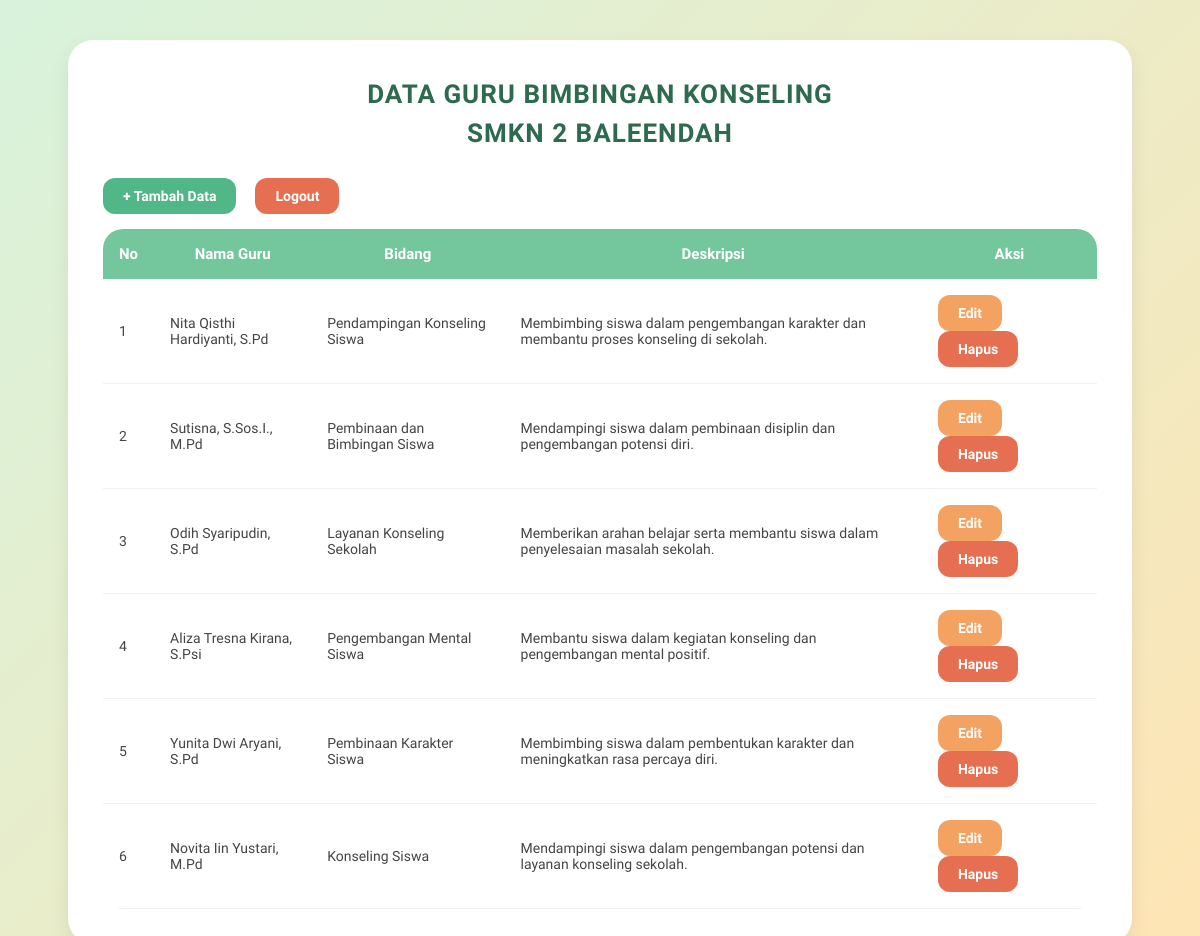
Page /index.php (signed in) on the committed database.
### tables this page shows
CREATE TABLE `guru_bk` (
  `id` int(11) NOT NULL,
  `nama` varchar(255) DEFAULT NULL,
  `bidang` varchar(255) DEFAULT NULL,
  `deskripsi` text DEFAULT NULL
);

### index.php (the view, shortened to what this page needs)
<?php
include 'koneksi.php';
$data = mysqli_query($koneksi, "SELECT * FROM guru_bk");
?>
<!DOCTYPE html>
<html>
<head>
    <link rel="stylesheet" href="style.css">
</head>
<body>
<div class="container">
    <div class="card">
        <h1 class="judul">
    DATA GURU BIMBINGAN KONSELING <br>
    SMKN 2 BALEENDAH
</h1>
        <a href="tambah.php" class="btn btn-tambah">
            + Tambah Data
        </a>
        <a href="logout.php" class="btn btn-hapus">
            Logout
        </a>
        <table class="table">
            <tr>
                <th>No</th>
                <th>Nama Guru</th>
                <th>Bidang</th>
                <th>Deskripsi</th>
                <th>Aksi</th>
            </tr>
            <?php
            $no = 1;
            while($d = mysqli_fetch_array($data)){
            ?>
            <tr>
                <td><?php echo $no++; ?></td>
                <td><?php echo $d['nama']; ?></td>
                <td><?php echo $d['bidang']; ?></td>
                <td><?php echo $d['deskripsi']; ?></td>
                <td>
                    <a href="edit.php?id=<?php echo $d['id']; ?>" class="btn btn-edit">
                        Edit
                    </a>
                    <a href="hapus.php?id=<?php echo $d['id']; ?>" class="btn btn-hapus">
                        Hapus
                    </a>
                </td>
            </tr>
            <?php } ?>
        </table>
    </div>
</div>
</body>
</html>

### style.css (style rules this page uses)
* { margin: 0; padding: 0; box-sizing: border-box; font-family: "Urbanist", sans-serif; }
body { background: linear-gradient(135deg, #d8f3dc, #ffe5b4); min-height: 100vh; padding: 40px; }
.container { width: 95%; margin: auto; }
.card { background: white; padding: 35px; border-radius: 25px; box-shadow: 0 8px 20px rgba(0, 0, 0, 0.08); }
.judul { text-align: center; margin-bottom: 25px; color: #2d6a4f; font-size: 26px; font-weight: 700; line-height: 1.5; letter-spacing: 1px; }
.btn { padding: 10px 20px; border-radius: 12px; text-decoration: none; color: white; font-weight: 600; margin-right: 15px; transition: 0.3s; display: inline-block; font-size: 14px; }
.btn-tambah { background: #52b788; }
.btn-edit { background: #f4a261; }
.btn-hapus { background: #e76f51; }
.table { width: 100%; border-collapse: collapse; margin-top: 15px; overflow: hidden; border-radius: 20px; }
.table th { background: #74c69d; color: white; padding: 16px; font-size: 15px; }
.table td { padding: 16px; background: white; border-bottom: 1px solid #f1f1f1; font-size: 14px; color: #444; }

### rows in the picture
guru_bk: nama "Nita Qisthi Hardiyanti, S.Pd", bidang "Pendampingan Konseling Siswa", deskripsi "Membimbing siswa dalam pengembangan karakter dan membantu proses konseling di sekolah."
guru_bk: nama "Sutisna, S.Sos.I., M.Pd", bidang "Pembinaan dan Bimbingan Siswa", deskripsi "Mendampingi siswa dalam pembinaan disiplin dan pengembangan potensi diri."
guru_bk: nama "Odih Syaripudin, S.Pd", bidang "Layanan Konseling Sekolah", deskripsi "Memberikan arahan belajar serta membantu siswa dalam penyelesaian masalah sekolah."
guru_bk: nama "Aliza Tresna Kirana, S.Psi", bidang "Pengembangan Mental Siswa", deskripsi "Membantu siswa dalam kegiatan konseling dan pengembangan mental positif."
guru_bk: nama "Yunita Dwi Aryani, S.Pd", bidang "Pembinaan Karakter Siswa", deskripsi "Membimbing siswa dalam pembentukan karakter dan meningkatkan rasa percaya diri."
guru_bk: nama "Novita Iin Yustari, M.Pd", bidang "Konseling Siswa", deskripsi "Mendampingi siswa dalam pengembangan potensi dan layanan konseling sekolah."
